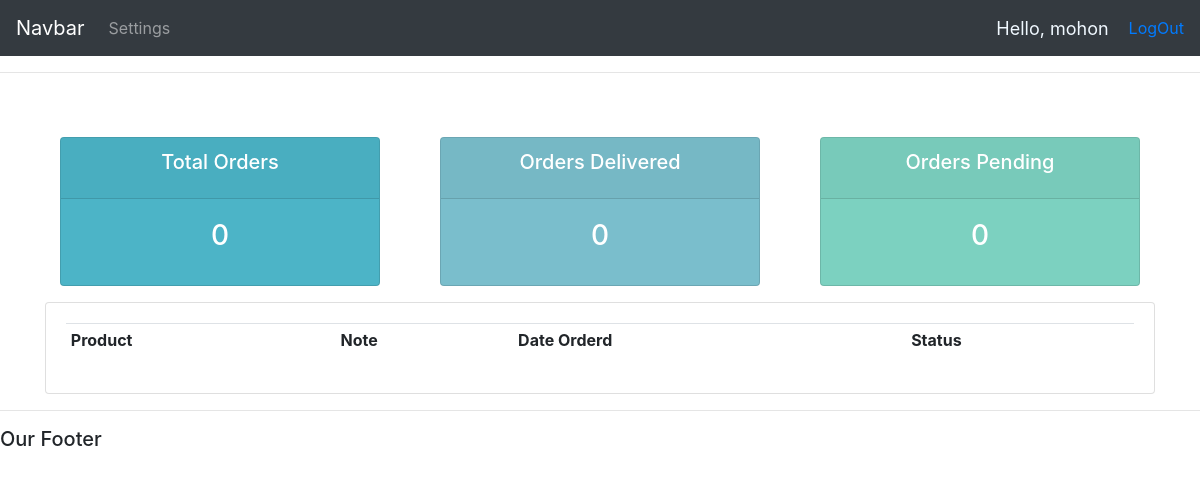
The page /user/ (signed in) on the database as committed earlier.
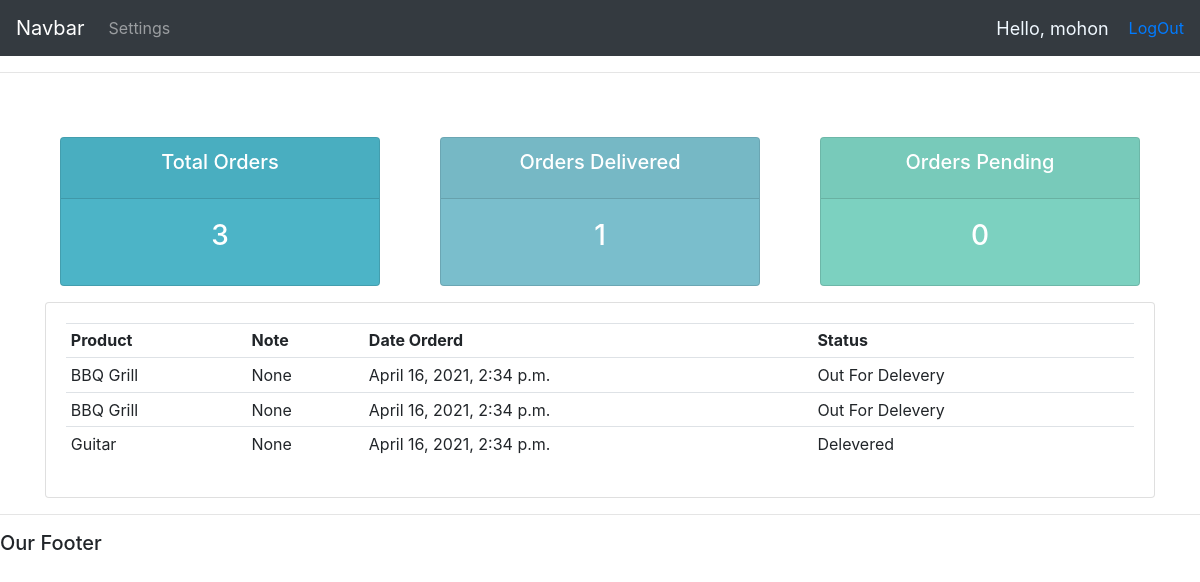
The same page on the database as committed later.
### accounts/models.py (models this page shows, shortened)
class Order(models.Model):
    STATUS = (
        ('pending','pending'),
        ('Out For Delevery','Out For Delevery'),
        ('Delevered','Delevered'),
    )
    customer = models.ForeignKey(Customer,null=True,on_delete= models.SET_NULL)
    product =  models.ForeignKey(Product, null=True,on_delete= models.SET_NULL)
    date_created = models.DateTimeField(auto_now_add=True,null=True)
    status = models.CharField(max_length=200,null=True,choices=STATUS)
    note = models.CharField(max_length=1000,null=True)

class Product(models.Model):
    CATEGORY = (
        ('Indoor','Indoor'),
        ('Out Door','Out Door'),
    )
    name = models.CharField(max_length=50,null=True)
    price = models.FloatField(null=True)
    category = models.CharField(max_length=50,null=True,choices=CATEGORY)
    description = models.CharField(max_length=500,null=True, blank=True)
    date_created = models.DateTimeField(auto_now_add=True,null=True)
    tags = models.ManyToManyField(Tag)
    def __str__(self):
        return self.name

### accounts/decorators.py (the view)
        def wrapper_func(request,*args, **kwargs):
            group = None
            if request.user.groups.exists():
                group = request.user.groups.all()[0].name
            if group in allowed_roles:
                return view_func(request,*args, **kwargs)
            else:
                return HttpResponse("You are not allowed to view this page")

### accounts/views.py (called while the page is built)
@login_required(login_url='login')
@allowed_users(allowed_roles=['Customer','Admin'])
def user_page(request):
    orders = request.user.customer.order_set.all()
    total_order = orders.count()
    order_delivered = orders.filter(status='Delevered').count()
    order_pending = orders.filter(status='pending').count()
    context= {
        'orders'  : orders,
        'total_order':total_order,
        'order_delivered':order_delivered,
        'order_pending':order_pending,
    }
    return render(request, 'accounts/user.html',context)

### accounts/templates/accounts/user.html
{% extends 'accounts/main.html' %}
{% block content %}
<br>
<div class="container">
{%  include 'accounts/status.html' %}
<div class="row">
	<div class="col-md">
		<div class="card card-body">
			<table class="table table-sm">
				<tr>
					<th>Product</th>
					<th>Note</th>
					<th>Date Orderd</th>
					<th>Status</th>
				</tr>
				{% for  i in  orders %}
				<tr>
					<td>{{i.product}}</td>
					<td>{{i.note}}</td>
					<td>{{i.date_created}}</td>
					<td>{{i.status}}</td>
				</tr>
				{% endfor %}
			</table>
		</div>
	</div>
</div>
</div>
{% endblock content %}

### accounts/templates/accounts/main.html (shortened to what this page needs)
{% load static %}
<!DOCTYPE html>
<html lang="en">
<head>
    <link rel="stylesheet" href="https://maxcdn.bootstrapcdn.com/bootstrap/4.0.0/css/bootstrap.min.css">
    <link rel="stylesheet" type="text/css" href="{% static '/css/main.css'%}">
</head>
<body>
    {% include 'accounts/navbar.html' %}
    <hr>
{% block content %}
{% endblock content %}
    <hr>
    <h5>Our Footer</h5>
</body>
</html>

### accounts/templates/accounts/navbar.html (shortened to what this page needs)
{% load static %}
<nav class="navbar navbar-expand-lg navbar-dark bg-dark">
    <a class="navbar-brand" href= "{% url 'home' %}">Navbar</a>
    <div class="collapse navbar-collapse" id="navbarNav">
      <ul class="navbar-nav">
        {% if request.user.is_staff %}
        <li class="nav-item active">
          <a class="nav-link" href=" {% url 'home' %} ">Dashboard <span class="sr-only">(current)</span></a>
        </li>
        <li class="nav-item">
          <a class="nav-link" href="{% url 'product' %}">Products</a>
        </li>
        {% else %}
        <li class="nav-item">
          <a class="nav-link" href="{% url 'account_settings' %}">Settings</a>
        </li>
        {% endif %}
      </ul>
    </div>
    <span class="hello-msg"> Hello, {{request.user}} </span>
    <span><a href="{% url 'logout' %}">LogOut</a></span>
  </nav>

### accounts/templates/accounts/status.html
<br>
<div class="row">
	<div class="col">
		<div class="col-md">
			<div class="card text-center text-white  mb-3" id="total-orders">
			  	<div class="card-header">
			  		<h5 class="card-title">Total Orders</h5>
			  	</div>
			  	<div class="card-body">
			    	<h3 class="card-title">{{total_order}}</h3>
			  	</div>
			</div>
		</div>
	</div>
	<div class="col">
		<div class="col-md">
			<div class="card text-center text-white  mb-3" id="orders-delivered">
			  	<div class="card-header">
			  		<h5 class="card-title">Orders Delivered</h5>
			  	</div>
			  	<div class="card-body">
			    	<h3 class="card-title">{{order_delivered}}</h3>
			  	</div>
			</div>
		</div>
	</div>
	<div class="col">
		<div class="col-md">
			<div class="card text-center text-white  mb-3" id="orders-pending">
			  	<div class="card-header">
			  		<h5 class="card-title">Orders Pending</h5>
			  	</div>
			  	<div class="card-body">
			    	<h3 class="card-title">{{order_pending}}</h3>
			  	</div>
			</div>
		</div>
	</div>
</div>

### static/css/main.css (style rules this page uses)
#total-orders { background-color: #4cb4c7; }
#orders-delivered { background-color: #7abecc; }
#orders-pending { background-color: #7CD1C0; }

### accounts/templates/accounts/navbar.html (style rules this page uses)
.hello-msg { font-size: 18px; color: aliceblue; margin-right: 20px; }

Rows that differ between the two databases and show on the page:
added Order: product "BBQ Grill", note "None", date_created "April 16, 2021, 2:34 p.m.", status "Out For Delevery"
added Order: product "BBQ Grill", note "None", date_created "April 16, 2021, 2:34 p.m.", status "Out For Delevery"
added Order: product "Guitar", note "None", date_created "April 16, 2021, 2:34 p.m.", status "Delevered"
Other text that changed with them:
{{ total_order }}: "0" → "3"
{{ order_delivered }}: "0" → "1"
